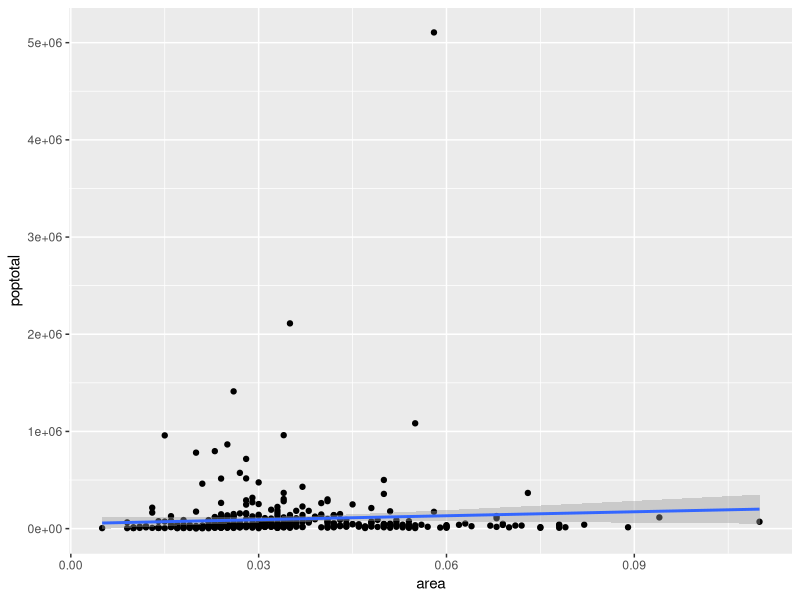

The R script that drew this image:
library(tidyverse)

str(midwest)

g = ggplot(midwest, aes(x=area,y=poptotal)) + geom_point() +geom_smooth(method='lm')
plot(g)
g1 = g + coord_cartesian(xlim=c(0,01),ylim=c(0,1000000))
